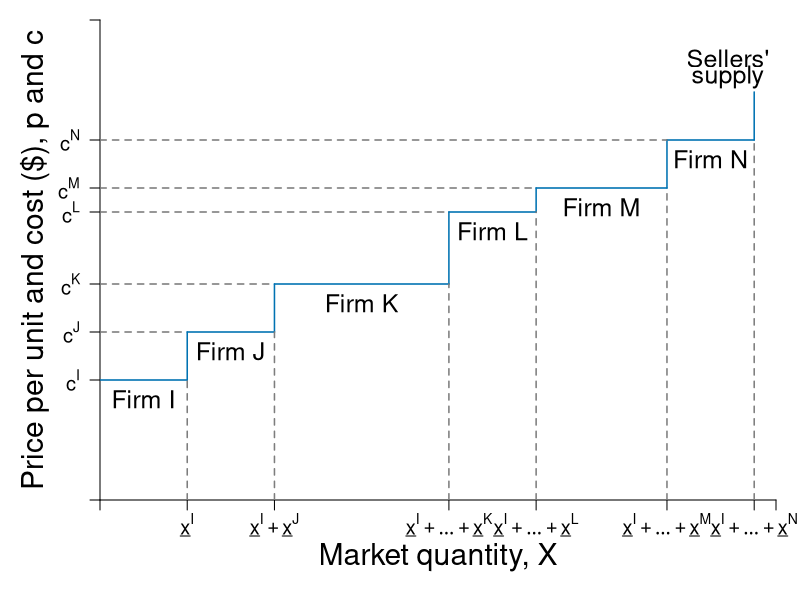

Reproduce this figure in R.
require(shape)
pdf(file = "firmmarketsupply/supply_stepwise.pdf", width = 9, height = 7)

#Set parameters for graphics
axislabelsize <- 1.8
labelsize <- 1.5
graphlinewidth <- 2
segmentlinewidth <- 1.5

COL <- c("#7fc97f", "#beaed4", "#fdc086", "#ffff99", "#386cb0", "#f0027f", "#bf5b17", "#666666")
COLA <- c("#e0f3db", "#99d8c9","#66c2a4","#41ae76", "#238b45", "#005824")
COLB <- c("#c6dbef", "#4eb3d3", "#2b8cbe", "#0868ac","#084081")
COLC <- c("#fcfbfd", "#efedf5", "#dadaeb", "#bcbddc", "#9e9ac8", "#807dba", "#6a51a3", "#54278f", "#3f007d")
Grays <- gray.colors(25, start = 1, end = 0)
CBCols <- c("#009E73","#0072B2","#E69F00")

par(mar =  c(5, 5, 1, 1.2))

xlims <- c(0, 15.5)
ylims <- c(0, 5)

npts <- 501 

plot(0, 0, xlim = xlims, ylim = ylims, type = "n",
     xlab = expression(paste("")),
     ylab = expression(paste("")), 
     xaxt = "n", 
     yaxt = "n", 
     cex.lab = axislabelsize, 
     bty = "n",
     xaxs="i", 
     yaxs="i")

# ticksy <- seq(from = 0, to = ylims[2], by = 2)
# ylabels <- seq(from = 0, to = ylims[2], by = 2)
# ticksx <- seq(from = 0, to = xlims[2], by = 2)
# xlabels <- seq(from = 0, to = xlims[2], by = 2)
shares <- c(0, 2, 4, 8, 10, 13, 15)
costs <- c(1.25, 1.75, 2.25, 3, 3.25, 3.75, 4.25)
#smoothed line
#segments(shares[1], costs[1] - 0.1, shares[7], costs[6] + 0.25, lty = 1, col = CBCols[2] , lwd = segmentlinewidth)

ticksy <- c(0, costs[1], costs[2], costs[3], costs[4], costs[5], costs[6], ylims[2])
ylabels <- c(NA, expression(paste(c^I)), expression(paste(c^J)), expression(paste(c^K)), expression(paste(c^L)), expression(paste(c^M)), expression(paste(c^N)), NA)
ticksx <- c(0, shares[2], shares[3], shares[4], shares[5], shares[6], shares[7], xlims[2])
#xlabels <- c(NA, expression(paste(x[I])), expression(paste(x[J])), expression(paste(x[K])), expression(paste(x[L])), expression(paste(x[M])), expression(paste(x[N])), NA)
#xlabels <- c(NA, expression(paste(x[I])), expression(paste(x[I] + x[J])), expression(paste(x[I] + x[J]+ x[K])), expression(paste(x[I] + x[J]+ x[K] + x[L])), expression(paste(x[I] + x[J]+ x[K] + x[L]+ x[M])), expression(paste(x[I] + x[J]+ x[K] + x[L]+ x[M] + x[N])), NA)
xlabels <- c(NA, expression(paste(underline(x)^I)), expression(paste(underline(x)^I + underline(x)^J)), expression(paste(underline(x)^I + ldots + underline(x)^K)), expression(paste(underline(x)^I + ldots + underline(x)^L)), expression(paste(underline(x)^I + ldots + underline(x)^M)), expression(paste(underline(x)^I + ldots + underline(x)^N)), NA)

axis(1, at = ticksx, pos = 0, labels = xlabels, cex.axis = labelsize - 0.3)
axis(2, at = ticksy, pos = 0, labels = ylabels, las = 1, cex.axis = labelsize - 0.3)





#Draw the polygon for consumer surplus
# xpoly4 <- c(0, 2, 2, 1, 1, 0, 0)
# ypoly4 <- c(3, 3, 4, 4, 5, 5, 3)
# polygon(x = xpoly4, y = ypoly4, col=COLA[1], density=NULL, border = NA)
# text(1, 3.5, expression("Consumer Surplus"), cex = labelsize)

#Draw the polygon for producer surplus
# xpoly3 <- c(0, 2, 2, 1, 1, 0, 0)
# ypoly3 <- c(3, 3, 2, 2, 1, 1, 3)
# polygon(x = xpoly3, y = ypoly3, col=COLB[1], density=NULL, border = NA)
# text(1, 2.5, expression("Producer Surplus"), cex = labelsize)



#Line for Supply
##Firm i
segments(shares[1], costs[1], shares[2], costs[1], lty = 1, col = CBCols[2] , lwd = segmentlinewidth)
segments(shares[2], costs[1], shares[2], costs[2], lty = 1, col = CBCols[2] , lwd = segmentlinewidth)
text((shares[1] + shares[2])/2, costs[1] - 0.2, expression("Firm I"), cex = labelsize)

##Firm 2
segments(shares[2], costs[2], shares[3], costs[2], lty = 1, col = CBCols[2] , lwd = segmentlinewidth)
segments(shares[3], costs[2], shares[3], costs[3], lty = 1, col = CBCols[2] , lwd = segmentlinewidth)
text((shares[2] + shares[3])/2, costs[2] - 0.2, expression("Firm J"), cex = labelsize)

##Firm 3
segments(shares[3], costs[3], shares[4], costs[3], lty = 1, col = CBCols[2] , lwd = segmentlinewidth)
segments(shares[4], costs[3], shares[4], costs[4], lty = 1, col = CBCols[2] , lwd = segmentlinewidth)
text((shares[3] + shares[4])/2, costs[3] - 0.2, expression("Firm K"), cex = labelsize)

##Firm 4
segments(shares[4], costs[4], shares[5], costs[4], lty = 1, col = CBCols[2] , lwd = segmentlinewidth)
segments(shares[5], costs[4], shares[5], costs[5], lty = 1, col = CBCols[2] , lwd = segmentlinewidth)
text((shares[4] + shares[5])/2, costs[4] - 0.2, expression("Firm L"), cex = labelsize)

##Firm 5
segments(shares[5], costs[5], shares[6], costs[5], lty = 1, col = CBCols[2] , lwd = segmentlinewidth)
segments(shares[6], costs[5], shares[6], costs[6], lty = 1, col = CBCols[2] , lwd = segmentlinewidth)
text((shares[5] + shares[6])/2, costs[5] - 0.2, expression("Firm M"), cex = labelsize)

##Firm 6
segments(shares[6], costs[6], shares[7], costs[6], lty = 1, col = CBCols[2] , lwd = segmentlinewidth)
segments(shares[7], costs[6], shares[7], costs[7], lty = 1, col = CBCols[2] , lwd = segmentlinewidth, xpd = TRUE)
text((shares[6] + shares[7])/2, costs[6] - 0.2, expression("Firm N"), cex = labelsize)

# #Equilibrium price and quantity
# segments(0, 3, 3, 3, lty = 2, "gray" , lwd = segmentlinewidth)
# segments(3, 0, 3, 3, lty = 2, "gray" , lwd = segmentlinewidth)

#For market price
# segments(0, 2, 1, 2, lty = 2, "gray" , lwd = segmentlinewidth)

#Label axes
#mtext(expression(paste("Quantity of output, ", x)), side=1, line = 2.5, cex = axislabelsize)
text(0.5*xlims[2], -0.6, expression(paste("Market quantity, ", X)), xpd = TRUE, cex = axislabelsize) 
text(-1.5, 0.5*ylims[2], expression(paste("Price per unit and cost ($), ", p, " and ", c)), xpd = TRUE, cex = axislabelsize, srt = 90) 
# 
# points(50, 10, pch = 16, col = "black", cex = 1.5)
# text(52, 10.5, expression(M))
# text(4.4, 0.7, expression("Buyers'"), cex = labelsize)
# text(4.4, 0.45, expression("Market Demand"), cex = labelsize)
text(14.4, 4.6, expression("Sellers'"), cex = labelsize)
text(14.4, 4.4, expression("supply"), cex = labelsize)

# text(0.27, 2.6, expression("Equilibrium Price"), cex = labelsize)
# text(0.27, 2.4, expression("falls in this range"), cex = labelsize)
# Arrows(0.55, 2.1, 0.55, 2.9, col = "black", code =3, lty = 1, lwd = 2, arr.type = "triangle", arr.lwd = 0.5)


#Indicator lines
#Vertical lines
segments(shares[2], 0, shares[2], costs[1], lty = 2, col = Grays[20], lwd = segmentlinewidth)
segments(shares[3], 0, shares[3], costs[2], lty = 2, col = Grays[20], lwd = segmentlinewidth)
segments(shares[4], 0, shares[4], costs[3], lty = 2, col = Grays[20], lwd = segmentlinewidth)
segments(shares[5], 0, shares[5], costs[4], lty = 2, col = Grays[20], lwd = segmentlinewidth)
segments(shares[6], 0, shares[6], costs[5], lty = 2, col = Grays[20], lwd = segmentlinewidth)
segments(shares[7], 0, shares[7], costs[6], lty = 2, col = Grays[20], lwd = segmentlinewidth)


#horizontal lines
segments(0, costs[2], shares[2], costs[2], lty = 2, col = Grays[20], lwd = segmentlinewidth)
segments(0, costs[3], shares[3], costs[3], lty = 2, col = Grays[20], lwd = segmentlinewidth)
segments(0, costs[4], shares[4], costs[4], lty = 2, col = Grays[20], lwd = segmentlinewidth)
segments(0, costs[5], shares[5], costs[5], lty = 2, col = Grays[20], lwd = segmentlinewidth)
segments(0, costs[6], shares[6], costs[6], lty = 2, col = Grays[20], lwd = segmentlinewidth)

dev.off()
